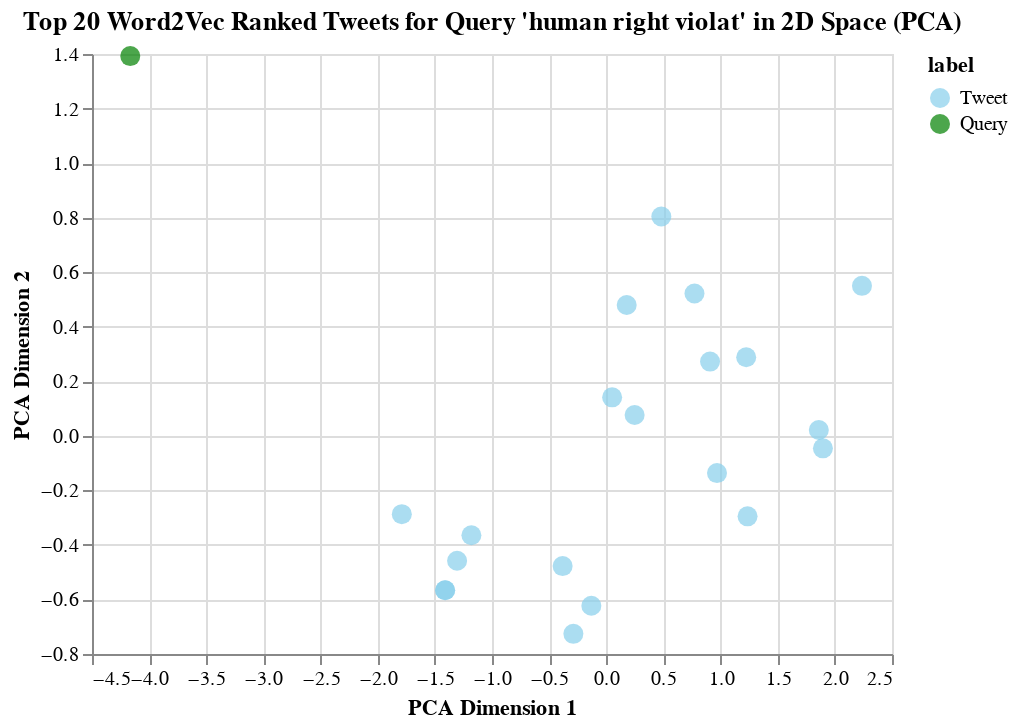

The notebook cell this image was saved under:
### Markdown cell above
![Altair Chart Query 4](./visualizations/bjpparti.png)

### Code cell
q5 = rank_tweets_by_word2vec(queries[4])

### Figure 1 — Vega-Lite specification as saved in the notebook (floating-point values rounded to 4 significant figures)
{"config": {"view": {"continuousWidth": 300, "continuousHeight": 300}}, "data": {"name": "data-4078d7523a8150447977cdfc8dabdf8d"}, "mark": {"type": "circle", "size": 100}, "encoding": {"color": {"field": "label", "scale": {"domain": ["Tweet", "Query"], "range": ["skyblue", "green"]}, "type": "nominal"}, "tooltip": [{"field": "id", "type": "quantitative"}, {"field": "score", "type": "quantitative"}, {"field": "content", "type": "nominal"}], "x": {"field": "PCA1", "title": "PCA Dimension 1", "type": "quantitative"}, "y": {"field": "PCA2", "title": "PCA Dimension 2", "type": "quantitative"}}, "height": 300, "title": "Top 20 Word2Vec Ranked Tweets for Query 'human right violat' in 2D Space (PCA)", "width": 400, "$schema": "https://vega.github.io/schema/vega-lite/v5.20.1.json", "datasets": {"data-4078d7523a8150447977cdfc8dabdf8d": [{"PCA1": -1.789, "PCA2": -0.2873, "label": "Tweet", "content": "human right protect human right remembersirchhoturaminmodiera farmersprotest", "score": 0.9766, "id": 1361596881328091143}, {"PCA1": 0.248, "PCA2": 0.07631, "label": "Tweet", "content": "blood hand investig human right violat human right group rememberchhoturaminmodiera farmersprotest", "score": 0.97, "id": 1361494660150140934}, {"PCA1": -1.41, "PCA2": -0.5663, "label": "Tweet", "content": "human right protect human remembersirchhoturaminmodiera farmersprotest", "score": 0.9638, "id": 1361624625885626371}, {"PCA1": -1.41, "PCA2": -0.5663, "label": "Tweet", "content": "human right protect human remembersirchhoturaminmodiera farmersprotest", "score": 0.9638, "id": 1361624283605311495}, {"PCA1": 0.4816, "PCA2": 0.8043, "label": "Tweet", "content": "human right violat detain press attn farmersprotest", "score": 0.9633, "id": 1362023523858931712}, {"PCA1": -1.305, "PCA2": -0.458, "label": "Tweet", "content": "water basic human right speak human farmersprotest", "score": 0.9603, "id": 1362951062546694144}, {"PCA1": 0.1786, "PCA2": 0.4798, "label": "Tweet", "content": "protest peac human right subsum fundament right democraci endsar farmersprotest", "score": 0.9504, "id": 1360780668754530308}, {"PCA1": -0.382, "PCA2": -0.4776, "label": "Tweet", "content": "may god merci human humanright farmer right human right farmersprotest", "score": 0.95, "id": 1362282294996701186}, {"PCA1": -1.18, "PCA2": -0.3645, "label": "Tweet", "content": "human right india farmersprotest", "score": 0.9485, "id": 1361854741421039621}, {"PCA1": 1.896, "PCA2": -0.04596, "label": "Tweet", "content": "get comfort violat human right liter remors whatsoev disgust farmersprotest", "score": 0.9452, "id": 1363087347001286660}, {"PCA1": 2.237, "PCA2": 0.5499, "label": "Tweet", "content": "internet shutdown violat human right nl c via takebackfarmlaw farmersprotest", "score": 0.9419, "id": 1362334130701180928}, {"PCA1": 0.9687, "PCA2": -0.1367, "label": "Tweet", "content": "human right abolish india kashmir farmersprotest", "score": 0.9416, "id": 1361768535769436171}, {"PCA1": 0.908, "PCA2": 0.272, "label": "Tweet", "content": "one deni peac protest human right assimil fundament right constitut farmersprotest endsar", "score": 0.9413, "id": 1360778605366677508}, {"PCA1": 1.224, "PCA2": 0.2879, "label": "Tweet", "content": "deep dive india treatment minor human right violat farmersprotest", "score": 0.9398, "id": 1363707570347720704}, {"PCA1": -0.2879, "PCA2": -0.726, "label": "Tweet", "content": "indian farmer human right right livelihood matter concern human indiabeingsilenc farmersprotest", "score": 0.9374, "id": 1361134000392335361}, {"PCA1": 0.05122, "PCA2": 0.141, "label": "Tweet", "content": "farmersprotest modi govern violat human right tcoudlquxvwul", "score": 0.9356, "id": 1363897920597024769}, {"PCA1": 1.86, "PCA2": 0.02148, "label": "Tweet", "content": "miss list legend champion human right farmersprotest", "score": 0.9343, "id": 1360267934795497473}, {"PCA1": 0.7718, "PCA2": 0.5217, "label": "Tweet", "content": "freedom speech right peac protest assembl nonnegoti human right wont silenc standwithdisharavi istandwithfarm farmersprotest", "score": 0.9339, "id": 1362799814963056643}, {"PCA1": -0.1306, "PCA2": -0.623, "label": "Tweet", "content": "yes narrat farmersprotest farmer right human right", "score": 0.9337, "id": 1361905593053630471}, {"PCA1": 1.236, "PCA2": -0.2953, "label": "Tweet", "content": "overlook human right violat secur trade deal correct farmersprotest", "score": 0.9336, "id": 1362452982017703937}, {"PCA1": -4.165, "PCA2": 1.392, "label": "Query", "content": "human right violat", "score": null, "id": "Query"}]}}
